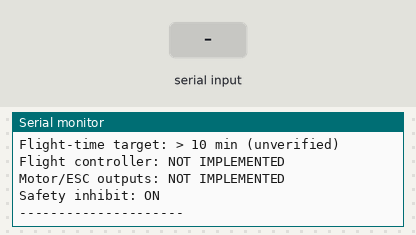
The program below on a simulated ESP32. Parts: the last lines printed to the serial monitor. The test bench sets the inputs (shaded band).

Above: at 1.2 s.
1.3 s: "selftest\n" received over Serial
At 1.9 s:
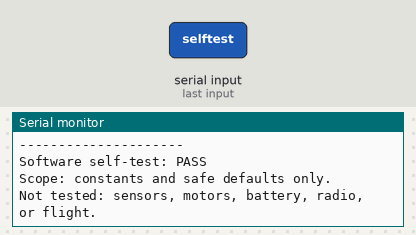
2.8 s: "1\n" received over Serial
At 4.3 s:
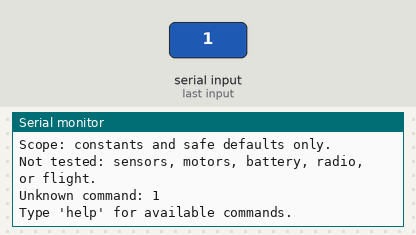

The program:

main.cpp
```cpp
#include <Arduino.h>
#include <ctype.h>
#include <string.h>

#include "Config.h"

namespace {
enum class SystemState : uint8_t {
  BOOTING,
  DIAGNOSTIC,
  INHIBITED
};

SystemState state = SystemState::BOOTING;
uint32_t bootMs = 0;
uint32_t lastStatusMs = 0;
char commandBuffer[Config::COMMAND_LINE_MAX + 1] = {};
size_t commandLength = 0;
bool discardUntilNewline = false;

const char* stateName(SystemState value) {
  switch (value) {
    case SystemState::BOOTING: return "BOOTING";
    case SystemState::DIAGNOSTIC: return "DIAGNOSTIC";
    case SystemState::INHIBITED: return "INHIBITED";
  }
  return "UNKNOWN";
}

void printHelp() {
  Serial.println();
  Serial.println("Commands:");
  Serial.println("  help     - show commands");
  Serial.println("  status   - show firmware and safety state");
  Serial.println("  selftest - run software-only checks");
  Serial.println();
}

void printStatus() {
  Serial.println("--- SYSTEM STATUS ---");
  Serial.printf("Firmware: %s\n", Config::firmwareName());
  Serial.printf("Version:  %s\n", Config::firmwareVersion());
  Serial.printf("Uptime:   %lu ms\n",
                static_cast<unsigned long>(millis() - bootMs));
  Serial.printf("State:    %s\n", stateName(state));
  Serial.printf("Useful payload target: %u g (unverified)\n",
                Config::TARGET_USEFUL_PAYLOAD_G);
  Serial.printf("Flight-time target: > %u min (unverified)\n",
                Config::TARGET_FLIGHT_TIME_MIN);
  Serial.println("Flight controller: NOT IMPLEMENTED");
  Serial.println("Motor/ESC outputs: NOT IMPLEMENTED");
  Serial.println("Safety inhibit: ON");
  Serial.println("---------------------");
}

bool runSoftwareSelfTest() {
  bool ok = true;
  ok = ok && (Config::SERIAL_BAUD > 0);
  ok = ok && (Config::STATUS_INTERVAL_MS >= 100);
  ok = ok && (Config::COMMAND_LINE_MAX >= 16);
  ok = ok && Config::STARTUP_INHIBITED;
  ok = ok && !Config::ACTUATOR_OUTPUTS_IMPLEMENTED;
  ok = ok && !Config::FLIGHT_CONTROL_IMPLEMENTED;

  Serial.printf("Software self-test: %s\n", ok ? "PASS" : "FAIL");
  Serial.println("Scope: constants and safe defaults only.");
  Serial.println("Not tested: sensors, motors, battery, radio, or flight.");
  return ok;
}

void handleCommand(char* command) {
  for (size_t i = 0; command[i] != '\0'; ++i) {
    command[i] = static_cast<char>(
        tolower(static_cast<unsigned char>(command[i])));
  }

  if (strcmp(command, "help") == 0) {
    printHelp();
  } else if (strcmp(command, "status") == 0) {
    printStatus();
  } else if (strcmp(command, "selftest") == 0) {
    runSoftwareSelfTest();
  } else if (command[0] == '\0') {
    // Ignore blank lines.
  } else {
    Serial.printf("Unknown command: %s\n", command);
    Serial.println("Type 'help' for available commands.");
  }
}

void finishLine() {
  if (discardUntilNewline) {
    discardUntilNewline = false;
    commandLength = 0;
    commandBuffer[0] = '\0';
    Serial.println("Input too long; command discarded.");
    return;
  }

  commandBuffer[commandLength] = '\0';
  handleCommand(commandBuffer);
  commandLength = 0;
  commandBuffer[0] = '\0';
}

void pollSerial() {
  while (Serial.available() > 0) {
    const char c = static_cast<char>(Serial.read());

    if (c == '\r' || c == '\n') {
      if (commandLength > 0 || discardUntilNewline) {
        finishLine();
      }
      continue;
    }

    if (discardUntilNewline) {
      continue;
    }

    if (c >= 32 && c <= 126) {
      if (commandLength < Config::COMMAND_LINE_MAX) {
        commandBuffer[commandLength++] = c;
      } else {
        discardUntilNewline = true;
        commandLength = 0;
        commandBuffer[0] = '\0';
      }
    }
  }
}
}  // namespace

void setup() {
  Serial.begin(Config::SERIAL_BAUD);
  bootMs = millis();
  state = SystemState::INHIBITED;

  const uint32_t waitStart = millis();
  while (!Serial && millis() - waitStart < 1500) {
    delay(10);
  }

  Serial.println();
  Serial.println("KTKT2 ESP32 Companion Firmware");
  Serial.println("Startup safety inhibit is ON.");
  Serial.println("No flight control or actuator outputs are present.");
  printHelp();
  printStatus();
}

void loop() {
  pollSerial();

  const uint32_t now = millis();
  if (now - lastStatusMs >= Config::STATUS_INTERVAL_MS) {
    lastStatusMs = now;
    state = SystemState::INHIBITED;
  }

  delay(2);
}
```

Config.h
```cpp
#pragma once

#include <Arduino.h>

namespace Config {
constexpr uint32_t SERIAL_BAUD = 115200;
constexpr uint32_t STATUS_INTERVAL_MS = 1000;
constexpr uint32_t COMMAND_LINE_MAX = 96;

// These are project targets, not verified aircraft performance.
constexpr uint16_t TARGET_USEFUL_PAYLOAD_G = 250;
constexpr uint16_t TARGET_FLIGHT_TIME_MIN = 10;

// Safe default: this companion firmware never enables actuator outputs.
constexpr bool ACTUATOR_OUTPUTS_IMPLEMENTED = false;
constexpr bool FLIGHT_CONTROL_IMPLEMENTED = false;
constexpr bool STARTUP_INHIBITED = true;

inline const char* firmwareName() {
#ifdef FIRMWARE_NAME
  return FIRMWARE_NAME;
#else
  return "KTKT2-ESP32-COMPANION";
#endif
}

inline const char* firmwareVersion() {
#ifdef FIRMWARE_VERSION
  return FIRMWARE_VERSION;
#else
  return "0.1.0";
#endif
}
}  // namespace Config
```

Measured:
- after the input at 1.3 s, the serial monitor: prints a new line at once (image 1)
- after the input at 2.8 s, the serial monitor: prints a new line at once (image 2)
